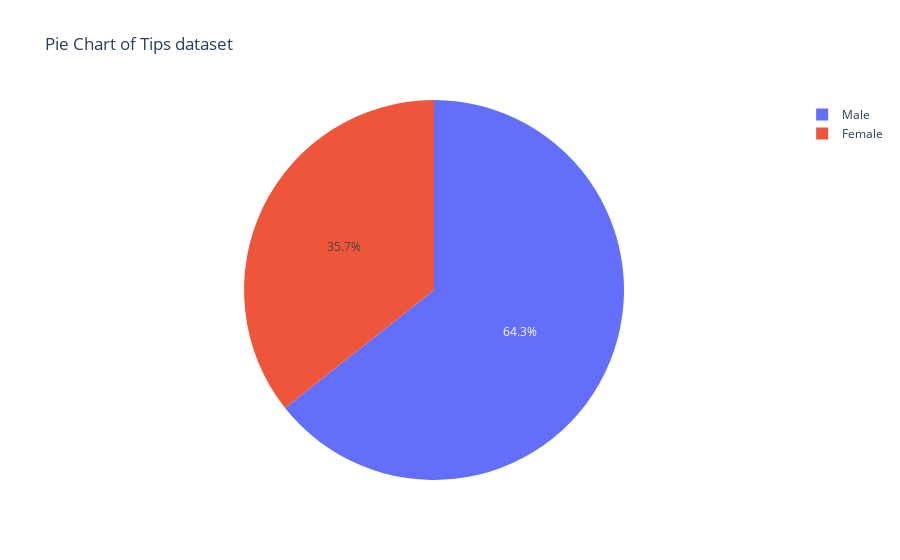

Write notebook code for a chart like this one.
### Code cell
fig7 = px.pie(df_pie, values='count', names='sex', title='Pie Chart of Tips dataset')
fig7.show()
# save the plot
fig7.write_image("./tips/07_piechart.png")

### Figure 1 — Plotly figure (JSON) as saved in the notebook; plotly's stock layout.template omitted (floating-point values rounded to 4 significant figures)
{"data": [{"domain": {"x": [0, 1], "y": [0, 1]}, "hovertemplate": "sex=%{label}<br>count=%{value}<extra></extra>", "labels": ["Male", "Female"], "legendgroup": "", "name": "", "showlegend": true, "type": "pie", "values": [157, 87]}], "layout": {"legend": {"tracegroupgap": 0}, "title": {"text": "Pie Chart of Tips dataset"}}}
